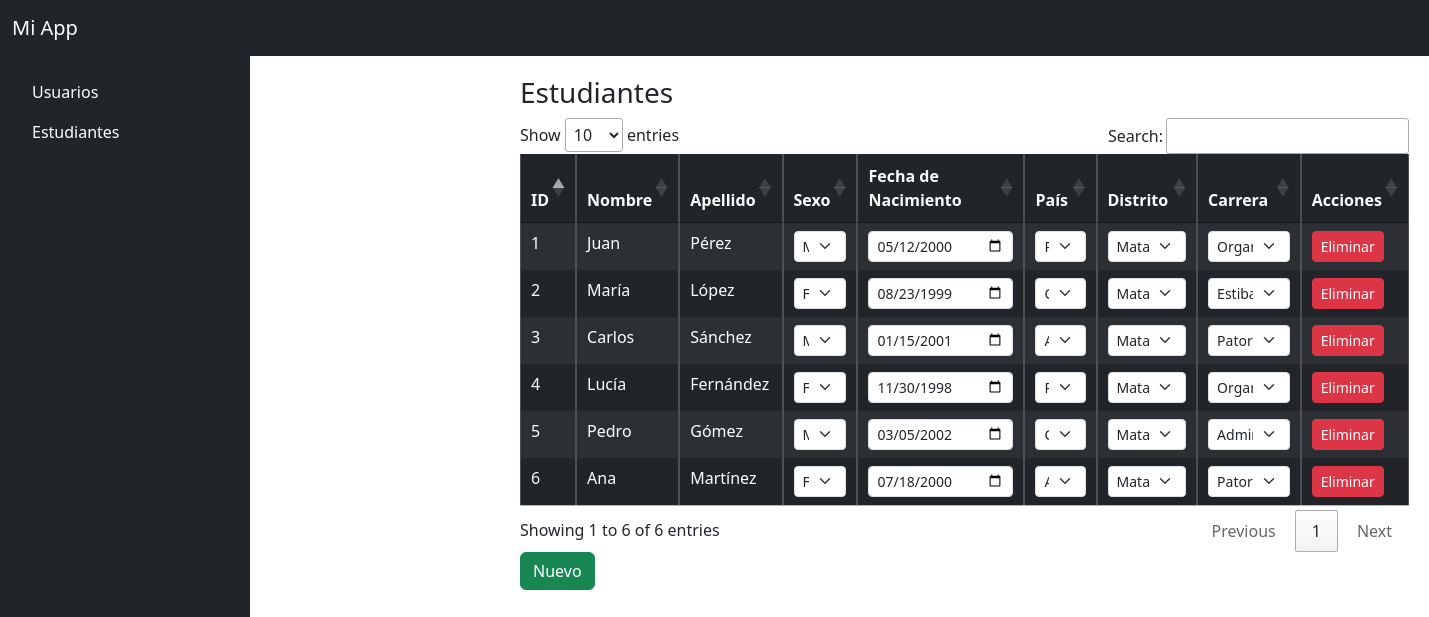
Page /?url=StudentController/index on the committed database.
### tables this page shows
CREATE TABLE `students` (
  `id` int NOT NULL,
  `name` varchar(100) NOT NULL,
  `lastname` varchar(100) NOT NULL,
  `sex` enum('M','F') NOT NULL,
  `date_born` date NOT NULL,
  `country_id` int NOT NULL,
  `district_id` int DEFAULT NULL,
  `carrer_id` int DEFAULT NULL
);

CREATE TABLE `countries` (
  `id` int NOT NULL,
  `name` varchar(100) NOT NULL
);

CREATE TABLE `distritos` (
  `id` int NOT NULL,
  `name` varchar(100) NOT NULL
);

CREATE TABLE `carrers` (
  `id` int NOT NULL,
  `name` varchar(100) NOT NULL
);

### core/Controller.php (called while the page is built, shortened)
<?php
class Controller {
    public function view($view, $data = []) {
        include "../views/layout/main.php";
    }
}

### controllers/StudentController.php (called while the page is built, shortened)
<?php
require_once '../models/Student.php';
require_once '../models/Country.php';
require_once '../models/District.php';
require_once '../models/Carrer.php';
class StudentController extends Controller {
    public function index() {
        $student = new Student();
        $country = new Country();
        $district = new District();
        $carrer = new Carrer();
        $data = [
            'students' => $student->getAll(),
            'countries' => $country->getAll(),
            'district' => $district->getAll(),
            'carrer' => $carrer->getAll()
        ];
        $this->view('students/index', $data);
    }
}

### core/App.php (called while the page is built, shortened)
<?php
class App {
    protected $method = 'index';
    public function __construct() {
        $url = isset($_GET['url']) ? explode('/', filter_var(rtrim($_GET['url'], '/'), FILTER_SANITIZE_URL)) : [];
        if (isset($url[0]) && file_exists("../controllers/{$url[0]}.php")) {
            unset($url[0]);
        }
        $this->controller = new $this->controller;
        if (isset($url[1]) && method_exists($this->controller, $url[1])) {
            $this->method = $url[1];
            unset($url[1]);
        }
        $this->params = $url ? array_values($url) : [];
        call_user_func_array([$this->controller, $this->method], $this->params);
    }
}

### public/index.php (called while the page is built, shortened)
<?php
require_once '../core/App.php';
require_once '../core/Controller.php';
require_once '../core/Model.php';
$app = new App();

### core/Model.php (called while the page is built, shortened)
<?php
require_once '../config/database.php';
class Model {
    public function __construct() {
        global $pdo;
        $this->db = $pdo;
    }
}

### models/Student.php (called while the page is built, shortened)
<?php
class Student extends Model {
    public function getAll() {
        $stmt = $this->db->query("SELECT * FROM students");
        return $stmt->fetchAll(PDO::FETCH_ASSOC);
    }
}

### models/Country.php (called while the page is built)
<?php
class Country extends Model {
    public function getAll() {
        $stmt = $this->db->query("SELECT * FROM countries ORDER BY name ASC");
        return $stmt->fetchAll(PDO::FETCH_ASSOC);
    }
}

### models/District.php (called while the page is built)
<?php
class District extends Model {
    public function getAll() {
        $stmt = $this->db->query("SELECT * FROM distritos ORDER BY name ASC");
        return $stmt->fetchAll(PDO::FETCH_ASSOC);
    }
}

### models/Carrer.php (called while the page is built)
<?php
class Carrer extends Model {
    public function getAll() {
        $stmt = $this->db->query("SELECT * FROM carrers ORDER BY name ASC");
        return $stmt->fetchAll(PDO::FETCH_ASSOC);
    }
}

### views/students/index.php (the view)
<h3>Estudiantes</h3>
<table id="studentTable" class="table table-bordered table-dark table-striped">
    <thead>
        <tr>
            <th>ID</th>
            <th>Nombre</th>
            <th>Apellido</th>
            <th>Sexo</th>
            <th>Fecha de Nacimiento</th>
            <th>País</th>
            <th>Distrito</th>
            <th>Carrera</th>
            <th>Acciones</th>
        </tr>
    </thead>
    <tbody>
        <?php foreach ($students as $student): ?>
            <tr data-id="<?= $student['id'] ?>">
                <td><?= $student['id'] ?></td>
                <td contenteditable="true" data-column="name"><?= $student['name'] ?></td>
                <td contenteditable="true" data-column="lastname"><?= $student['lastname'] ?></td>
                <td>
                    <select class="form-select form-select-sm sex-select" data-column="sex">
                        <option value="M" <?= $student['sex'] === 'M' ? 'selected' : '' ?>>M</option>
                        <option value="F" <?= $student['sex'] === 'F' ? 'selected' : '' ?>>F</option>
                    </select>
                </td>
                <td><input type="date" class="form-control form-control-sm born-date" data-column="date_born" value="<?= $student['date_born'] ?>"></td>
                <td>
                    <select class="form-select form-select-sm country-select" data-column="country_id">
                        <?php foreach ($countries as $country): ?>
                            <option value="<?= $country['id'] ?>" <?= $student['country_id'] == $country['id'] ? 'selected' : '' ?>>
                                <?= $country['name'] ?>
                            </option>
                        <?php endforeach ?>
                    </select>
                </td>
                <td>
                    <select class="form-select form-select-sm district-select" data-column="district_id">
                        <?php foreach ($district as $d): ?>
                             <option value="<?= $d['id'] ?>" <?= $student['district_id'] == $d['id'] ? 'selected' : '' ?>>
                                 <?= htmlspecialchars($d['name']) ?>
                            </option>
                        <?php endforeach ?>
                    </select>
                </td>
                <td>
                <select class="form-select form-select-sm carrer-select" data-column="carrer_id">
                        <?php foreach ($carrer as $c): ?>
                            <option value="<?= $c['id'] ?>" <?= $student['carrer_id'] == $c['id'] ? 'selected' : '' ?>>
                                <?= htmlspecialchars($c['name']) ?>
                            </option>
                        <?php endforeach; ?>
                </select>
                </td>
                <td><button class="btn btn-danger btn-sm delete-student-btn">Eliminar</button></td>
            </tr>
        <?php endforeach ?>
    </tbody>
</table>
<button class="btn btn-success" id="addStudent">Nuevo</button>

### views/layout/main.php (shortened to what this page needs)
<!DOCTYPE html>
<html lang="es">
<head>
  <link rel="stylesheet" href="https://cdn.jsdelivr.net/npm/bootstrap@5.3.2/dist/css/bootstrap.min.css">
  <link rel="stylesheet" href="https://cdn.datatables.net/1.13.6/css/jquery.dataTables.min.css">
</head>
<body>
  <?php include 'header.php'; ?>
  <div class="d-flex">
    <?php include 'sidebar.php'; ?>
    <div class="content-area w-100">
      <?php include $content_view; ?>
    </div>
  </div>
</body>
</html>

### views/layout/header.php
<nav class="navbar navbar-expand-lg navbar-dark bg-dark">
  <div class="container-fluid">
    <a class="navbar-brand" href="#">Mi App</a>
  </div>
</nav>

### views/layout/sidebar.php
<div class="d-flex flex-column flex-shrink-0 p-3 bg-dark text-white" style="width: 250px; height: 100vh;">
  <ul class="nav nav-pills flex-column mb-auto">
    <li class="nav-item">
      <a href="?url=UserController/index" class="nav-link text-white">Usuarios</a>
    </li>
    <li>
    <a href="?url=StudentController/index" class="nav-link text-white">Estudiantes</a>
    </li>
  </ul>
</div>

### views/layout/main.php (style rules this page uses)
body { margin: 0; }
.content-area { margin-left: 250px; padding: 20px; }

### rows in the picture
students: id "1", name "Juan", lastname "Pérez", sex "M", date_born "05/12/2000", country.name "Perú", district.name "Mata Comas", carrer.name "Organizador de Tonos"
students: id "2", name "María", lastname "López", sex "F", date_born "08/23/1999", country.name "Chile", district.name "Mata San Martin", carrer.name "Estibador"
students: id "3", name "Carlos", lastname "Sánchez", sex "M", date_born "01/15/2001", country.name "Argentina", district.name "Mata Comas", carrer.name "Pator"
students: id "4", name "Lucía", lastname "Fernández", sex "F", date_born "11/30/1998", country.name "Perú", district.name "Mata San Martin", carrer.name "Organizador de Tonos"
students: id "5", name "Pedro", lastname "Gómez", sex "M", date_born "03/05/2002", country.name "Chile", district.name "Mata Piedra", carrer.name "Administracion de cabinas de internet"
students: id "6", name "Ana", lastname "Martínez", sex "F", date_born "07/18/2000", country.name "Argentina", district.name "Mata Comas", carrer.name "Pator"
